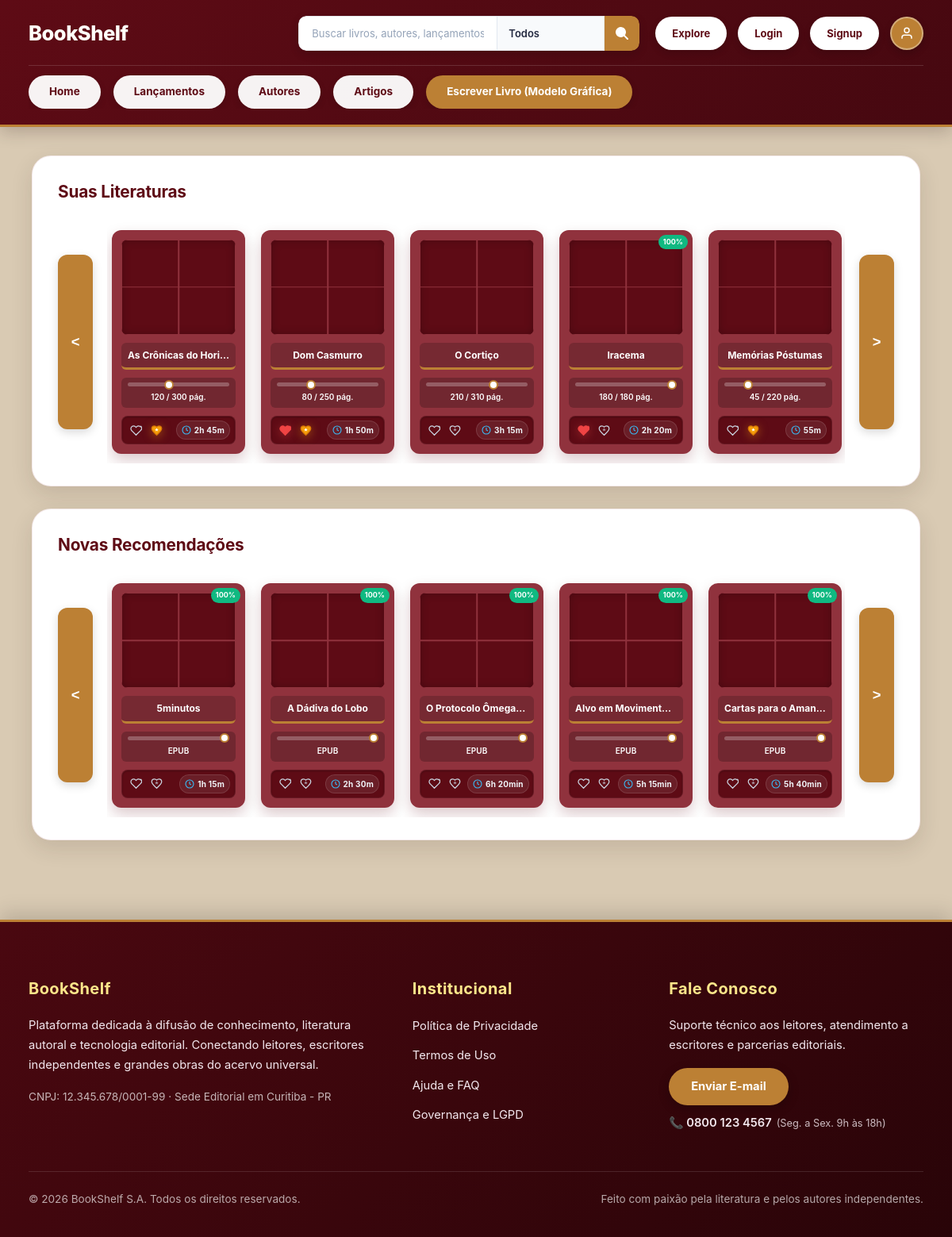
The page /home on the database its author committed.
### tables this page shows
CREATE TABLE livros (
                id_livro INTEGER PRIMARY KEY AUTOINCREMENT,
                titulo VARCHAR(255) NOT NULL,
                autor VARCHAR(255),
                arquivo_epub VARCHAR(10),
                id_categoria INT
            );

### app.py (the view, shortened to what this page needs)
@app.route('/')
@app.route('/index')
@app.route('/home')
def index():
    busca = (request.args.get('q') or request.args.get('search') or '').strip()
    categoria = (request.args.get('category') or request.args.get('categoria') or 'todos').strip().lower()
    suas_literaturas_filtradas = SUAS_LITERATURAS_MOCADAS
    cursor = mysql.connection.cursor()
    if busca:
        query = "SELECT id_livro as id, titulo, autor, arquivo_epub as formato, 'Upload' as tamanho, capa_imagem FROM livros WHERE titulo LIKE %s OR autor LIKE %s"
        cursor.execute(query, (f"%{busca}%", f"%{busca}%"))
    else:
        query = "SELECT id_livro as id, titulo, autor, arquivo_epub as formato, 'Upload' as tamanho, capa_imagem FROM livros"
        cursor.execute(query)
    livros_db = list(cursor.fetchall() or [])
    cursor.close()
    tempos_mock = ["1h 15m", "2h 30m", "45m", "3h 05m", "1h 40m", "50m"]
    livros_mocados_extras = []
    for i, lanc in enumerate(LANCAMENTOS_AUTORAIS):
        match = True
        if match:
            livros_mocados_extras.append({
                "id": lanc['id'],
                "titulo": lanc['titulo'],
                "autor": lanc['autor'],
                "formato": "EPUB",
                "tamanho": f"{lanc.get('paginas', 200)} pág.",
                "capa_imagem": lanc.get('capa_imagem', ''),
                "tempo_leitura": lanc.get('tempo_leitura') or tempos_mock[i % len(tempos_mock)],
                "curtido": False,
                "favorito": False
            })
    if busca:
        livros_filtrados = livros_db + livros_mocados_extras
    else:
        for i, lv in enumerate(livros_db):
            if not lv.get('tempo_leitura'):
                lv['tempo_leitura'] = tempos_mock[i % len(tempos_mock)]
            if 'curtido' not in lv:
                lv['curtido'] = False
            if 'favorito' not in lv:
                lv['favorito'] = False
        livros_filtrados = livros_db + livros_mocados_extras[:3]
    autores_encontrados = []
    artigos_encontrados = []
    return render_template(
        'home.html',
        livros=livros_filtrados,
        suas_literaturas=suas_literaturas_filtradas,
        busca=busca,
        categoria_ativa=categoria,
        autores_encontrados=autores_encontrados,
        artigos_encontrados=artigos_encontrados
    )

### app.py (called while the page is built, shortened)
@app.teardown_appcontext
def fechar_conexao_sqlite(exception):
    db = g.pop('sqlite_db', None)
    if db is not None:
        db.close()

    def execute(self, query, params=None):
        q = query.replace('%s', '?')
        if params is not None:
            return self._cursor.execute(q, params)
        return self._cursor.execute(q)

    def fetchall(self):
        return [dict(r) for r in self._cursor.fetchall()]

    def close(self):
        self._cursor.close()

    def cursor(self):
        return SQLiteDictCursor(self._conn)

    def close(self):
        self._conn.close()

    @property
    def connection(self):
        if 'sqlite_db' not in g:
            g.sqlite_db = SQLiteConnectionWrapper(SQLITE_DB_PATH)
        return g.sqlite_db

### templates/home.html (shortened to what this page needs)
<!DOCTYPE html>
<html lang="pt-BR">
<head>
  <link rel="stylesheet" href="{{ url_for('static', filename='estilogr.css') }}">
</head>
<body>
  <nav class="navbar" aria-label="Navegação Principal">
    <div class="navbar__top">
      <a href="{{ url_for('index') }}" class="navbar__logo">BookShelf</a>
      <div class="navbar__search-wrapper">
        <form class="search-form" action="{{ url_for('index') }}" method="GET">
          <input type="text" name="q" value="{{ busca if busca else '' }}" class="search-form__input" placeholder="Buscar livros, autores, lançamentos, artigos..." aria-label="Pesquisar livros">
          <div class="search-form__select-group">
            <select name="category" class="search-form__select" aria-label="Selecionar categoria">
              <option value="todos" {% if not categoria_ativa or categoria_ativa == 'todos' %}selected{% endif %}>Todos</option>
            </select>
          </div>
          <button type="submit" class="search-form__submit-btn" aria-label="Enviar busca">
            <svg width="16" height="16" viewBox="0 0 16 16" fill="none">
              <path fill-rule="evenodd" clip-rule="evenodd" d="M11.742 10.344a6.5 6.5 0 1 0-1.397 1.398h-.001c.03.04.062.078.098.115l3.85 3.85a1 1 0 0 0 1.415-1.414l-3.85-3.85a1.007 1.007 0 0 0-.115-.1 6.53 6.53 0 0 0 1.398-1.4" fill="#FFFFFF"/>
            </svg>
          </button>
        </form>
        <div class="navbar__actions">
          <a href="{{ url_for('biblioteca') }}" class="navbar__btn">Explore</a>
          {% if session.get('usuario_id') %}
            <span class="navbar__user-greeting" style="color: #fff; font-size: 0.88rem; font-weight: 600;">Olá, {{ session.get('nome') or session.get('username') }}!</span>
            <a href="{{ url_for('perfil') }}" class="navbar__btn">Meu Perfil</a>
            <a href="{{ url_for('logout') }}" class="navbar__btn">Sair</a>
          {% else %}
            <a href="{{ url_for('login') }}" class="navbar__btn">Login</a>
            <a href="{{ url_for('cadastro', modo='cadastro') }}" class="navbar__btn">Signup</a>
          {% endif %}
          <a href="{{ url_for('perfil') if session.get('usuario_id') else url_for('login') }}" class="navbar__user-icon-btn" id="userProfileToggle" aria-label="Ir para Perfil do Usuário" title="Meu Perfil">
            <svg width="18" height="18" viewBox="0 0 24 24" fill="none" stroke="currentColor" stroke-width="2"><path d="M20 21v-2a4 4 0 0 0-4-4H8a4 4 0 0 0-4 4v2"></path><circle cx="12" cy="7" r="4"></circle></svg>
          </a>
        </div>
      </div>
    </div>
    <ul class="navbar__pills">
      <li><a href="{{ url_for('index') }}" class="navbar__pill-link">Home</a></li>
      <li><a href="{{ url_for('lancamentos') }}" class="navbar__pill-link">Lançamentos</a></li>
      <li><a href="{{ url_for('autores') }}" class="navbar__pill-link">Autores</a></li>
      <li><a href="{{ url_for('artigos') }}" class="navbar__pill-link">Artigos</a></li>
      <li><a href="{{ url_for('modelo_grafica') }}" class="navbar__pill-link" style="background-color: var(--accent-blue); color: #fff;">Escrever Livro (Modelo Gráfica)</a></li>
    </ul>
  </nav>
  <main class="main-content">
    <section class="board-container">
      <h2 class="board-container__title">suas literaturas</h2>
      {% if suas_literaturas %}
      <div class="carousel">
        <button class="carousel__nav-btn carousel__nav-btn--prev" aria-label="Anterior">&lt;</button>
        <div class="carousel__track">
          {% for l in suas_literaturas %}
          <article class="book-card">
            <div class="book-card__badge" aria-hidden="true">{{ l.porcentagem or '100%' }}</div>
            <a href="{{ url_for('descricao_livro') }}" class="book-card__cover" style="display: block; position: relative;" title="{{ l.titulo }}">
              <div class="cover-grid" style="display: none;"></div>
            </a>
            <header class="book-card__header"><h3 class="book-card__title">{{ l.titulo }}</h3></header>
            <div class="book-card__tracker">
              <input type="range" class="book-card__range" min="0" max="{{ l.paginas_total }}" value="{{ l.paginas_atuais }}">
              <output class="book-card__count">{{ l.paginas_atuais }} / {{ l.paginas_total }} pág.</output>
            </div>
            <footer class="book-card__actions">
              <div class="book-card__actions-buttons">
                <button type="button" class="book-card__action-btn book-card__action-btn--like {% if l.curtido %}is-active{% endif %}" title="Curtir (Like)" aria-label="Curtir" onclick="toggleBookLike(this, event)">
                  <svg viewBox="0 0 24 24" class="book-card__icon-heart"><path d="M20.84 4.61a5.5 5.5 0 0 0-7.78 0L12 5.67l-1.06-1.06a5.5 5.5 0 0 0-7.78 7.78l1.06 1.06L12 21.23l8.72-8.72 1.06-1.06a5.5 5.5 0 0 0 0-7.78z"></path></svg>
                </button>
                <button type="button" class="book-card__action-btn book-card__action-btn--fav {% if l.favorito %}is-active{% endif %}" title="Favoritar este livro" aria-label="Favoritar" onclick="toggleBookFav(this, event)">
                </button>
              </div>
              <div class="book-card__reading-time" title="Você passou {{ l.tempo_leitura or '1h 45m' }} lendo este livro" onclick="mostrarTempoLeitura('{{ l.titulo }}', '{{ l.tempo_leitura or '1h 45m' }}', event)">
                <svg viewBox="0 0 24 24" class="book-card__icon-clock"><circle cx="12" cy="12" r="10"></circle><polyline points="12 6 12 12 16 14"></polyline></svg>
                <span class="book-card__reading-time-val">{{ l.tempo_leitura or '1h 45m' }}</span>
              </div>
            </footer>
          </article>
          {% endfor %}
        </div>
        <button class="carousel__nav-btn carousel__nav-btn--next" aria-label="Próximo">&gt;</button>
      </div>
      {% else %}
        <p style="color: rgba(255,255,255,0.7); font-style: italic; padding: 18px 0; font-size: 0.95rem;">Nenhuma literatura em sua estante corresponde a "<strong>{{ busca }}</strong>".</p>
      {% endif %}
    </section>
    <section class="board-container">
      <h2 class="board-container__title">{% if busca %}obras e lançamentos encontrados{% else %}novas recomendações{% endif %}</h2>
      {% if livros %}
      <div class="carousel">
        <button class="carousel__nav-btn carousel__nav-btn--prev">&lt;</button>
        <div class="carousel__track">
            {% for l in livros %}
              <article class="book-card">
                <div class="book-card__badge" aria-hidden="true">100%</div>
                <a href="{{ url_for('descricao_livro', id_livro=l.id) }}" class="book-card__cover" style="display: block; position: relative;" title="{{ l.titulo }}">
                  {% if l.capa_imagem %}
                    <div class="cover-grid" style="display: none;"></div>
                  {% else %}
                    <div class="cover-grid"></div>
                  {% endif %}
                </a>
                <header class="book-card__header"><h3 class="book-card__title" title="{{ l.titulo }}">{{ l.titulo }}</h3></header>
                <div class="book-card__tracker">
                  <input type="range" class="book-card__range" min="0" max="100" value="100">
                  <output class="book-card__count">{{ l.formato or 'EPUB' }}</output>
                </div>
                <footer class="book-card__actions">
                  <div class="book-card__actions-buttons">
                    <button type="button" class="book-card__action-btn book-card__action-btn--like {% if l.curtido %}is-active{% endif %}" title="Curtir (Like)" aria-label="Curtir" onclick="toggleBookLike(this, event)">
                      <svg viewBox="0 0 24 24" class="book-card__icon-heart"><path d="M20.84 4.61a5.5 5.5 0 0 0-7.78 0L12 5.67l-1.06-1.06a5.5 5.5 0 0 0-7.78 7.78l1.06 1.06L12 21.23l8.72-8.72 1.06-1.06a5.5 5.5 0 0 0 0-7.78z"></path></svg>
                    </button>
                    <button type="button" class="book-card__action-btn book-card__action-btn--fav {% if l.favorito %}is-active{% endif %}" title="Favoritar este livro" aria-label="Favoritar" onclick="toggleBookFav(this, event)">
                    </button>
                  </div>
                  <div class="book-card__reading-time" title="Você passou {{ l.tempo_leitura or '1h 30m' }} lendo este livro" onclick="mostrarTempoLeitura('{{ l.titulo }}', '{{ l.tempo_leitura or '1h 30m' }}', event)">
                    <svg viewBox="0 0 24 24" class="book-card__icon-clock"><circle cx="12" cy="12" r="10"></circle><polyline points="12 6 12 12 16 14"></polyline></svg>
                    <span class="book-card__reading-time-val">{{ l.tempo_leitura or '1h 30m' }}</span>
                  </div>
                </footer>
              </article>
            {% endfor %}
        </div>
        <button class="carousel__nav-btn carousel__nav-btn--next">&gt;</button>
      </div>
      {% else %}
        <p style="color: rgba(255,255,255,0.7); font-style: italic; padding: 18px 0; font-size: 0.95rem;">Nenhuma obra do acervo ou lançamentos corresponde a "<strong>{{ busca }}</strong>".</p>
      {% endif %}
    </section>
  </main>
  <footer class="footer-global" role="contentinfo">
    <div class="footer-global__container">
      <div class="footer-global__col">
        <h2 class="footer-global__title">BookShelf</h2>
        <p class="footer-global__text">
          Plataforma dedicada à difusão de conhecimento, literatura autoral e tecnologia editorial. Conectando leitores, escritores independentes e grandes obras do acervo universal.
        </p>
        <div class="footer-global__text" style="color: rgba(255,255,255,0.7); font-size: 0.85rem;">
          <p>CNPJ: 12.345.678/0001-99 · Sede Editorial em Curitiba - PR</p>
        </div>
      </div>
      <nav class="footer-global__col" aria-label="Links Institucionais">
        <h3 class="footer-global__title">Institucional</h3>
        <ul class="footer-global__list">
          <li><a href="#" class="footer-global__link">Política de Privacidade</a></li>
          <li><a href="#" class="footer-global__link">Termos de Uso</a></li>
          <li><a href="#" class="footer-global__link">Ajuda e FAQ</a></li>
          <li><a href="#" class="footer-global__link">Governança e LGPD</a></li>
        </ul>
      </nav>
      <div class="footer-global__col">
        <h3 class="footer-global__title">Fale Conosco</h3>
        <p class="footer-global__text">Suporte técnico aos leitores, atendimento a escritores e parcerias editoriais.</p>
        <div style="display: flex; flex-direction: column; gap: 10px; align-items: flex-start;">
          <a href="mailto:suporte@bookshelf.com" class="footer-global__btn" style="text-align: center; text-decoration: none;">Enviar E-mail</a>
          <span class="footer-global__text" style="font-weight: 600; display: inline-flex; align-items: center; gap: 6px;">
            📞 0800 123 4567 <span style="font-weight: 400; font-size: 0.8rem; opacity: 0.8;">(Seg. a Sex. 9h às 18h)</span>
          </span>
        </div>
      </div>
    </div>
    <div class="footer-global__bottom">
      <span>© 2026 BookShelf S.A. Todos os direitos reservados.</span>
      <span>Feito com paixão pela literatura e pelos autores independentes.</span>
    </div>
  </footer>
</body>
</html>

### rows shown on the page
livros: titulo "5minutos", arquivo_epub "EPUB", tempo_leitura "1h 15m"
livros: titulo "A Dádiva do Lobo", arquivo_epub "EPUB", tempo_leitura "2h 30m"

### other values the page prints
{{ l.titulo }} "As Crônicas do Hori…" "Dom Casmurro" "O Cortiço" "Iracema" "Memórias Póstumas"
{{ l.paginas_atuais }} "120" "80" "210" "180" "45"
{{ l.paginas_total }} "300" "250" "310" "180" "220"
{{ l.tempo_leitura or '1h 45m' }} "2h 45m" "1h 50m" "3h 15m" "2h 20m" "55m"
{{ l.porcentagem or '100%' }} "100%"
{{ l.titulo }} "O Protocolo Ômega…" "Alvo em Moviment…" "Cartas para o Aman…"
{{ l.formato or 'EPUB' }} "EPUB" "EPUB" "EPUB"
{{ l.tempo_leitura or '1h 30m' }} "6h 20min" "5h 15min" "5h 40min"
